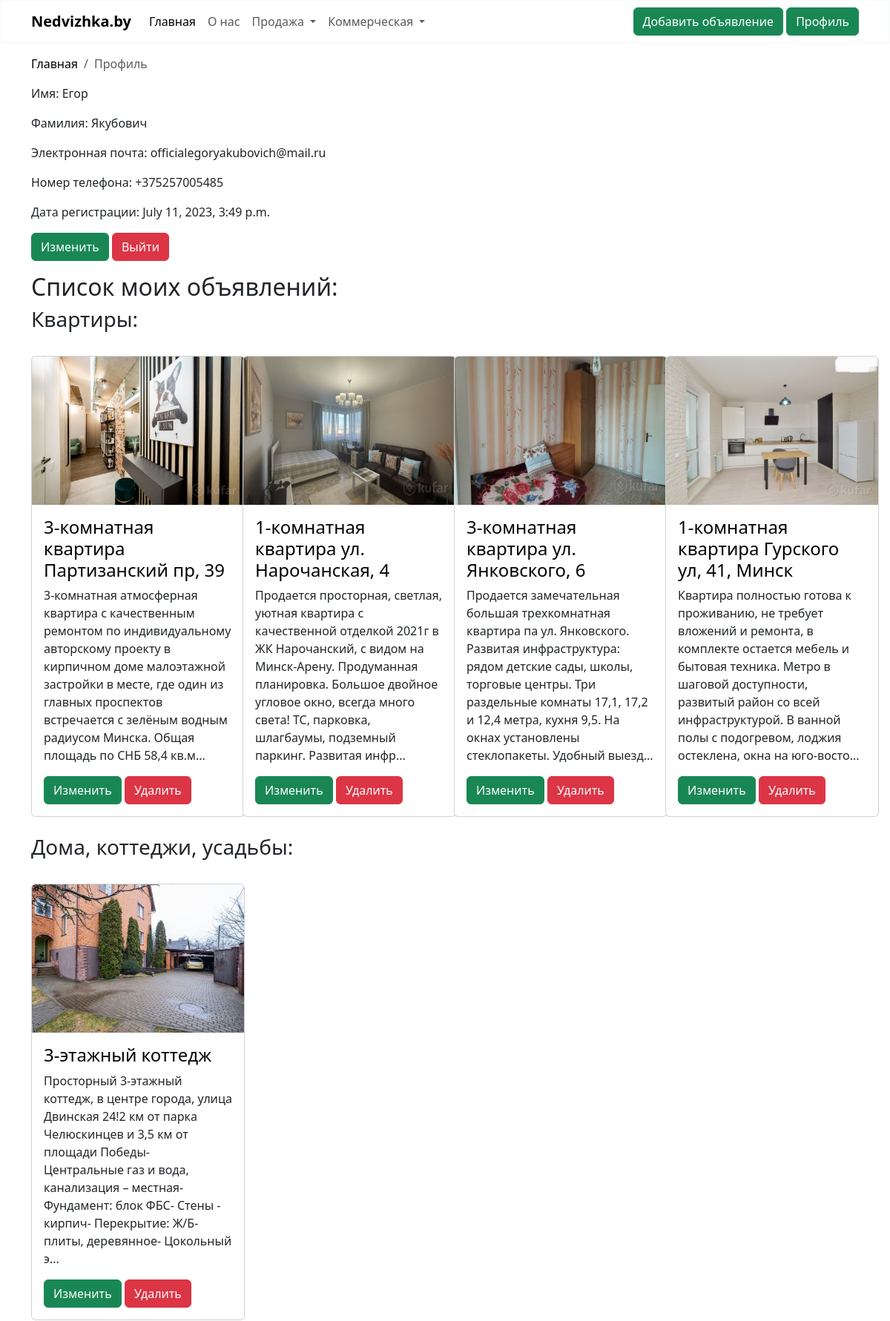
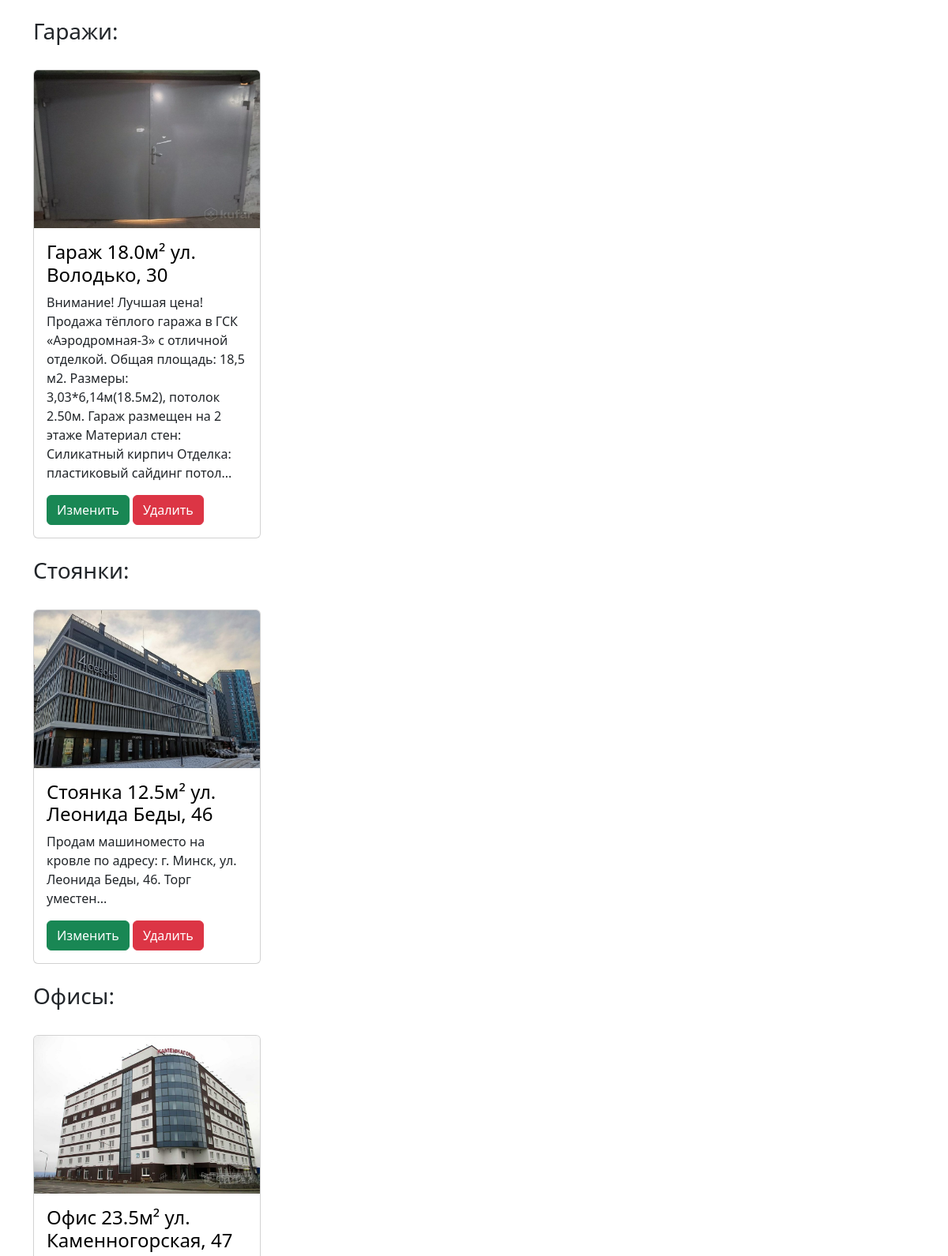
/accounts/profile/ (signed in, upper part), run on the app's committed database (2 pictures, top to bottom).
### user_profile/models.py (models this page shows, shortened)
class Profile(models.Model):
    phone_regex = RegexValidator(
        regex=r'^\+375\d{9}$',
        message='Номер телефона должен быть в формате: "+375XXYYYYYYY", где XX - код оператора, а YYYYYYY - номер абонента.'
    )
    user = models.OneToOneField(User, on_delete=models.CASCADE)
    first_name = models.CharField(max_length=100)
    last_name = models.CharField(max_length=100)
    phone_number = models.CharField(max_length=13, validators=[phone_regex])

### sale/models.py (models this page shows)
class Realty(models.Model):
    address = models.CharField(max_length=100)
    district = models.CharField(choices=DISTRICT, max_length=40, blank=True)
    subway = models.CharField(choices=SUBWAY, max_length=50, blank=True)
    description = models.CharField(max_length=4000)
    total_area = models.FloatField(validators=[MinValueValidator(10)])
    facilities = models.CharField(max_length=2000, blank=True)
    condition = models.CharField(choices=CONDITION, max_length=20)
    renovation = models.CharField(choices=RENOVATION, max_length=20)
    price = models.PositiveIntegerField(validators=[MinValueValidator(1)])
    image = models.ImageField(null=True, blank=True, upload_to="images")
    image_2 = models.ImageField(null=True, blank=True, upload_to="images")
    image_3 = models.ImageField(null=True, blank=True, upload_to="images")
    image_4 = models.ImageField(null=True, blank=True, upload_to="images")
    image_5 = models.ImageField(null=True, blank=True, upload_to="images")
    creator = models.ForeignKey(User, on_delete=models.CASCADE, default=1)
    is_moderated = models.BooleanField(default=False)
    class Meta:
        abstract = True

class Flat(Realty):
    number_of_rooms = models.PositiveIntegerField(validators=[MinValueValidator(1)])  # Валидатор для количества комнат
    balcony = models.CharField(max_length=20, choices=BALCONY)
    bathroom = models.CharField(max_length=20, choices=BATHROOM)
    floor_number = models.PositiveIntegerField(validators=[MinValueValidator(1)])  # Валидатор для номера этажа
    number_of_floors = models.PositiveIntegerField(validators=[MinValueValidator(1)])
    living_area = models.FloatField(validators=[MinValueValidator(0)])  # Валидатор для жилой площади
    kitchen = models.FloatField(validators=[MinValueValidator(0)], blank=True)  # Валидатор для площади кухни
    year_of_construction = models.PositiveIntegerField(validators=[validate_year_of_construction])

class House(Realty):
    yard_area = models.FloatField()
    category = models.CharField(max_length=20, choices=CATEGORY)
    bathroom = models.CharField(max_length=20, choices=BATHROOM)
    heating = models.CharField(max_length=20, choices=HEATING)
    water = models.CharField(max_length=20, choices=WATER)
    sewerage = models.CharField(max_length=20, choices=SEWERAGE)
    number_of_rooms = models.PositiveIntegerField(validators=[MinValueValidator(1)])  # Валидатор для количества комнат
    number_of_floors = models.PositiveIntegerField(validators=[MinValueValidator(1)])  # Валидатор для количества этажей
    living_area = models.FloatField(validators=[MinValueValidator(0)])  # Валидатор для жилой площади
    year_of_construction = models.PositiveIntegerField(validators=[validate_year_of_construction])

class Garage(Realty):
    quantity_parking_spaces = models.PositiveIntegerField(
        validators=[MinValueValidator(1)], default=1)  # Валидатор для количества парковочных мест
    heating = models.CharField(choices=HEATING, max_length=20, blank=True)
    condition = None
    renovation = None

class Parking(Realty):
    quantity_parking_spaces = models.PositiveIntegerField(
        validators=[MinValueValidator(1)])  # Валидатор для количества парковочных мест
    condition = None
    renovation = None

class Office(Realty):
    number_of_separate_premises = models.PositiveIntegerField(blank=True)
    number_of_floors = models.PositiveIntegerField(validators=[MinValueValidator(1)])
    floor_number = models.PositiveIntegerField(validators=[MinValueValidator(1)])  # Валидатор для номера этажа

### user_profile/views.py (the view)
# urls.py: path('', views.ProfileView.as_view(), name='profile'),
class ProfileView(LoginRequiredMixin, TemplateView):
    template_name = 'profile.html'
    def get_context_data(self, **kwargs):
        context = super().get_context_data(**kwargs)
        profile = Profile.objects.get(user=self.request.user)
        flat_queryset = Flat.objects.filter(creator=self.request.user)
        house_queryset = House.objects.filter(creator=self.request.user)
        garage_queryset = Garage.objects.filter(creator=self.request.user)
        parking_queryset = Parking.objects.filter(creator=self.request.user)
        warehouse_queryset = Warehouse.objects.filter(creator=self.request.user)
        office_queryset = Office.objects.filter(creator=self.request.user)
        trade_queryset = Trade.objects.filter(creator=self.request.user)
        industrial_queryset = Industrial.objects.filter(creator=self.request.user)
        context['profile'] = profile
        context['flat_queryset'] = flat_queryset
        context['house_queryset'] = house_queryset
        context['garage_queryset'] = garage_queryset
        context['parking_queryset'] = parking_queryset
        context['warehouse_queryset'] = warehouse_queryset
        context['office_queryset'] = office_queryset
        context['trade_queryset'] = trade_queryset
        context['industrial_queryset'] = industrial_queryset
        return context

### user_profile/templates/profile.html (shortened to what this page needs)
{% extends "base.html" %}
{% block content %}
    <div class="container-md mt-3 mb-3">
        <nav aria-label="breadcrumb">
            <ol class="breadcrumb">
                <li class="breadcrumb-item"><a style="text-decoration: none; color: black;"
                                               href="{% url "nedvizhka" %}">Главная</a></li>
                <li class="breadcrumb-item active" aria-current="page">Профиль</li>
            </ol>
        </nav>
    </div>
    <div class="container-md mt-3 mb-3">
        <p>Имя: {{ profile.first_name }}</p>
        <p>Фамилия: {{ profile.last_name }}</p>
        {% if profile.user.email %}
            <p>Электронная почта: {{ profile.user.email }}</p>
        {% endif %}
        {% if profile.phone_number %}
            <p>Номер телефона: {{ profile.phone_number }}</p>
        {% endif %}
        <p>Дата регистрации: {{ profile.user.date_joined }}</p>
    </div>
    <div class="container-md mt-3 mb-3">
        <a class="btn btn btn-success " href="{% url "edit_profile" %}" role="button">Изменить</a>
        <a class="btn btn-danger" href="{% url "account_logout" %}" role="button">Выйти</a>
    </div>
    <div class="container-md mt-3 mb-3">
        <h2>Список моих объявлений:</h2>
        {% if flat_queryset %}
            <h3>Квартиры:</h3>
            <div class="row">
                {% for flat in flat_queryset %}
                    <div class="col-md-3 mb-4 mt-4">
                        <div class="card" style="width: 18rem;">
                            {% if flat.image %}
                                <img src="{{ flat.image.url }}" class="card-img-top" alt="..."
                                     style="width: 100%; height: 200px">
                            {% endif %}
                            <div class="card-body ">
                                <a style="text-decoration: none; color: black;"
                                   href="http://127.0.0.1:8000/sale/flat/{{ flat.id }}">
                                    <h4>{{ flat.number_of_rooms }}-комнатная квартира {{ flat.address }}</h4>
                                </a>
                                <p class="card-text">{{ flat.description|slice:":250" }}...</p>
                                <a class="btn btn-success" href="http://127.0.0.1:8000/sale/flat/{{ flat.id }}/edit">Изменить</a>
                                <a class="btn btn-danger" href="http://127.0.0.1:8000/sale/flat/{{ flat.id }}/delete">Удалить</a>
                            </div>
                        </div>
                    </div>
                {% endfor %}
            </div>
        {% endif %}
        {% if house_queryset %}
            <h3>Дома, коттеджи, усадьбы:</h3>
            <div class="row">
                {% for house in house_queryset %}
                    <div class="col-md-3 mb-4 mt-4">
                        <div class="card" style="width: 18rem;">
                            {% if house.image %}
                                <img src="{{ house.image.url }}" class="card-img-top" alt="..."
                                     style="width: 100%; height: 200px">
                            {% endif %}
                            <div class="card-body">
                                <a style="text-decoration: none; color: black;"
                                   href="http://127.0.0.1:8000/sale/house/{{ house.id }}">
                                    <h4>{{ house.number_of_floors }}-этажный {{ house.get_category_display }}</h4>
                                </a>
                                <p class="card-text">{{ house.description|slice:":250" }}...</p>
                                <a class="btn btn-success" href="http://127.0.0.1:8000/sale/house/{{ flat.id }}/edit">Изменить</a>
                                <a class="btn btn-danger" href="http://127.0.0.1:8000/sale/house/{{ flat.id }}/delete">Удалить</a>
                            </div>
                        </div>
                    </div>
                {% endfor %}
            </div>
        {% endif %}
        {% if garage_queryset %}
            <h3>Гаражи:</h3>
            <div class="row">
                {% for garage in garage_queryset %}
                    <div class="col-md-3 mb-4 mt-4">
                        <div class="card" style="width: 18rem;">
                            {% if garage.image %}
                                <img src="{{ garage.image.url }}" class="card-img-top" alt="..."
                                     style="width: 100%; height: 200px">
                            {% endif %}
                            <div class="card-body">
                                <a style="text-decoration: none; color: black;"
                                   href="http://127.0.0.1:8000/sale/garage/{{ garage.id }}">
                                    <h4>Гараж {{ garage.total_area }}м² {{ garage.address }}</h4>
                                </a>
                                <p class="card-text">{{ garage.description|slice:":250" }}...</p>
                                <a class="btn btn-success"
                                   href="http://127.0.0.1:8000/sale/garage/{{ garage.id }}/edit">Изменить</a>
                                <a class="btn btn-danger"
                                   href="http://127.0.0.1:8000/sale/garage/{{ garage.id }}/delete">Удалить</a>
                            </div>
                        </div>
                    </div>
                {% endfor %}
            </div>
        {% endif %}
        {% if parking_queryset %}
            <h3>Стоянки:</h3>
            <div class="row">
                {% for parking in parking_queryset %}
                    <div class="col-md-3 mb-4 mt-4">
                        <div class="card" style="width: 18rem;">
                            {% if parking.image %}
                                <img src="{{ parking.image.url }}" class="card-img-top" alt="..."
                                     style="width: 100%; height: 200px">
                            {% endif %}
                            <div class="card-body">
                                <a style="text-decoration: none; color: black;"
                                   href="http://127.0.0.1:8000/sale/parking/{{ parking.id }}">
                                    <h4>Стоянка {{ parking.total_area }}м² {{ parking.address }}</h4>
                                </a>
                                <p class="card-text">{{ parking.description|slice:":250" }}...</p>
                                <a class="btn btn-success"
                                   href="http://127.0.0.1:8000/sale/parking/{{ parking.id }}/edit">Изменить</a>
                                <a class="btn btn-danger"
                                   href="http://127.0.0.1:8000/sale/parking/{{ parking.id }}/delete">Удалить</a>
                            </div>
                        </div>
                    </div>
                {% endfor %}
            </div>
        {% endif %}
        {% if office_queryset %}
            <h3>Офисы:</h3>
            <div class="row">
                {% for office in office_queryset %}
                    <div class="col-md-3 mb-4 mt-4">
                        <div class="card" style="width: 18rem;">
                            {% if office.image %}
                                <img src="{{ office.image.url }}" class="card-img-top" alt="..."
                                     style="width: 100%; height: 200px">
                            {% endif %}
                            <div class="card-body">
                                <a style="text-decoration: none; color: black;"
                                   href="http://127.0.0.1:8000/sale/office/{{ office.id }}">
                                    <h4>Офис {{ office.total_area }}м² {{ office.address }}</h4>
                                </a>
                            </div>
                        </div>
                    </div>
                {% endfor %}
            </div>
        {% endif %}
    </div>
{% endblock %}

### data on the page
Profile: first_name "Егор", last_name "Якубович", user.email "officialegoryakubovich@mail.ru", phone_number "+375257005485", user.date_joined "July 11, 2023, 3:49 p.m."
Flat: image (picture), number_of_rooms "3", address "Партизанский пр, 39", description "3-комнатная атмосферная квартира с качественным ремонтом по индивидуальному авторскому проекту в кирпичном доме малоэтажной застройки в месте, где один из главных проспектов встречается с зелёным водным радиусом Минска. Общая площадь по СНБ 58,4 кв.м"
Flat: image (picture), number_of_rooms "1", address "ул. Нарочанская, 4", description "Продается просторная, светлая, уютная квартира с качественной отделкой 2021г в ЖК Нарочанский, с видом на Минск-Арену. Продуманная планировка. Большое двойное угловое окно, всегда много света! ТС, парковка, шлагбаумы, подземный паркинг. Развитая инфр"
Flat: image (picture), number_of_rooms "3", address "ул. Янковского, 6", description "Продается замечательная большая трехкомнатная квартира па ул. Янковского. Развитая инфраструктура: рядом детские сады, школы, торговые центры. Три раздельные комнаты 17,1, 17,2 и 12,4 метра, кухня 9,5. На окнах установлены стеклопакеты. Удобный выезд"
Flat: image (picture), number_of_rooms "1", address "Гурского ул, 41, Минск", description "Квартира полностью готова к проживанию, не требует вложений и ремонта, в комплекте остается мебель и бытовая техника. Метро в шаговой доступности, развитый район со всей инфраструктурой. В ванной полы с подогревом, лоджия остеклена, окна на юго-восто"
House: image (picture), number_of_floors "3", category "коттедж", description "Просторный 3-этажный коттедж, в центре города, улица Двинская 24!2 км от парка Челюскинцев и 3,5 км от площади Победы- Центральные газ и вода, канализация – местная- Фундамент: блок ФБС- Стены - кирпич- Перекрытие: Ж/Б- плиты, деревянное- Цокольный э"
Garage: image (picture), total_area "18.0", address "ул. Володько, 30", description "Внимание! Лучшая цена! Продажа тёплого гаража в ГСК «Аэродромная-3» с отличной отделкой. Общая площадь: 18,5 м2. Размеры: 3,03*6,14м(18.5м2), потолок 2.50м. Гараж размещен на 2 этаже Материал стен: Силикатный кирпич Отделка: пластиковый сайдинг потол"
Parking: image (picture), total_area "12.5", address "ул. Леонида Беды, 46", description "Продам машиноместо на кровле по адресу: г. Минск, ул. Леонида Беды, 46. Торг уместен"
Office: image (picture), total_area "23.5", address "ул. Каменногорская, 47"
